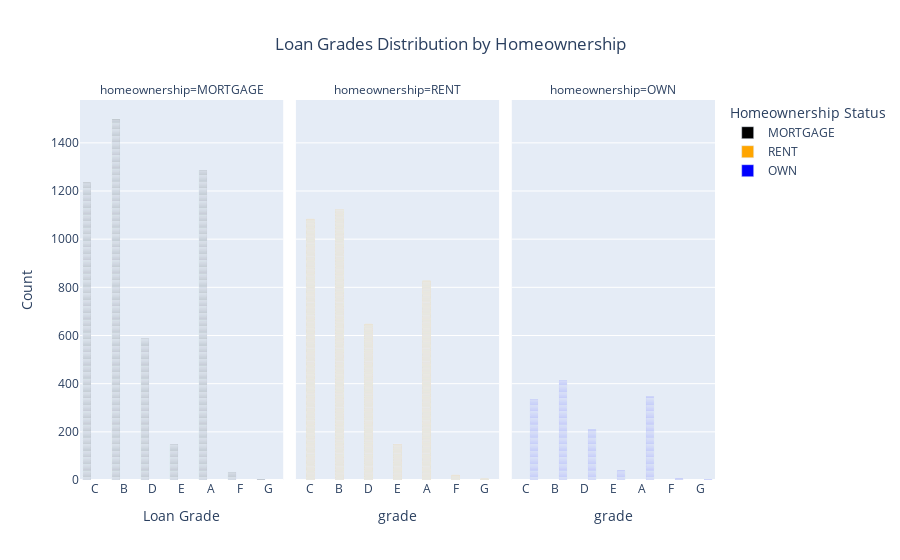

Source (notebook cell):
### Markdown cell above
**Problem 2** Try to make your own bar plot of one of the other categorical columns. Add some categorical fill or facets. See how fancy you can make your graph. Make sure it is also still really informative.

### Code cell
# Your code here


fig = px.bar(DF,
             x='grade',  
             color='homeownership', 
             barmode='group', 
             facet_col='homeownership',  
             color_discrete_map={'MORTGAGE': 'black', 'RENT': 'orange', 'OWN': 'blue'},
             title="Loan Grades Distribution by Homeownership")  


fig.update_layout(
    title_x=0.5,  
    xaxis_title="Loan Grade",  
    yaxis_title="Count", 
    legend_title="Homeownership Status",  
    
)

fig.show()

### Figure 1 — Plotly figure (JSON) as saved in the notebook; plotly's stock layout.template omitted (floating-point values rounded to 4 significant figures; data arrays with more than 128 entries replaced by an {"elided": "..."} marker saying what was removed)
{"data": [{"alignmentgroup": "True", "hovertemplate": "homeownership=MORTGAGE<br>grade=%{x}<br>count=%{y}<extra></extra>", "legendgroup": "MORTGAGE", "marker": {"color": "black", "pattern": {"shape": ""}}, "name": "MORTGAGE", "offsetgroup": "MORTGAGE", "orientation": "v", "showlegend": true, "textposition": "auto", "type": "bar", "x": {"elided": "4789 str values"}, "xaxis": "x", "y": {"elided": "4789 int values"}, "yaxis": "y"}, {"alignmentgroup": "True", "hovertemplate": "homeownership=RENT<br>grade=%{x}<br>count=%{y}<extra></extra>", "legendgroup": "RENT", "marker": {"color": "orange", "pattern": {"shape": ""}}, "name": "RENT", "offsetgroup": "RENT", "orientation": "v", "showlegend": true, "textposition": "auto", "type": "bar", "x": {"elided": "3858 str values"}, "xaxis": "x2", "y": {"elided": "3858 int values"}, "yaxis": "y2"}, {"alignmentgroup": "True", "hovertemplate": "homeownership=OWN<br>grade=%{x}<br>count=%{y}<extra></extra>", "legendgroup": "OWN", "marker": {"color": "blue", "pattern": {"shape": ""}}, "name": "OWN", "offsetgroup": "OWN", "orientation": "v", "showlegend": true, "textposition": "auto", "type": "bar", "x": {"elided": "1353 str values"}, "xaxis": "x3", "y": {"elided": "1353 int values"}, "yaxis": "y3"}], "layout": {"annotations": [{"font": {}, "showarrow": false, "text": "homeownership=MORTGAGE", "x": 0.16, "xanchor": "center", "xref": "paper", "y": 1, "yanchor": "bottom", "yref": "paper"}, {"font": {}, "showarrow": false, "text": "homeownership=RENT", "x": 0.5, "xanchor": "center", "xref": "paper", "y": 1, "yanchor": "bottom", "yref": "paper"}, {"font": {}, "showarrow": false, "text": "homeownership=OWN", "x": 0.84, "xanchor": "center", "xref": "paper", "y": 1, "yanchor": "bottom", "yref": "paper"}], "autosize": true, "barmode": "group", "legend": {"title": {"text": "Homeownership Status"}, "tracegroupgap": 0}, "title": {"text": "Loan Grades Distribution by Homeownership", "x": 0.5}, "xaxis": {"anchor": "y", "autorange": true, "domain": [0, 0.32], "range": [-0.5, 6.5], "title": {"text": "Loan Grade"}, "type": "category"}, "xaxis2": {"anchor": "y2", "autorange": true, "domain": [0.34, 0.66], "matches": "x", "range": [-0.5, 6.5], "title": {"text": "grade"}, "type": "category"}, "xaxis3": {"anchor": "y3", "autorange": true, "domain": [0.68, 1.0], "matches": "x", "range": [-0.5, 6.5], "title": {"text": "grade"}, "type": "category"}, "yaxis": {"anchor": "x", "autorange": true, "domain": [0, 1], "range": [0, 1578.0], "title": {"text": "Count"}, "type": "linear"}, "yaxis2": {"anchor": "x2", "autorange": true, "domain": [0, 1], "matches": "y", "range": [0, 1578.0], "showticklabels": false, "type": "linear"}, "yaxis3": {"anchor": "x3", "autorange": true, "domain": [0, 1], "matches": "y", "range": [0, 1578.0], "showticklabels": false, "type": "linear"}}}
